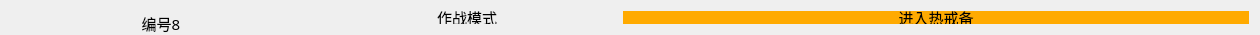
      <widget class="QWidget" name="horiLayWidget1" native="true">
       <property name="sizePolicy">
        <sizepolicy hsizetype="Preferred" vsizetype="Preferred">
         <horstretch>0</horstretch>
         <verstretch>0</verstretch>
        </sizepolicy>
       </property>
       <property name="minimumSize">
        <size>
         <width>1260</width>
         <height>35</height>
        </size>
       </property>
       <property name="maximumSize">
        <size>
         <width>1260</width>
         <height>35</height>
        </size>
       </property>
       <layout class="QHBoxLayout" name="horizontalLayout_15">
        <item>
         <widget class="QLabel" name="label_7">
          <property name="minimumSize">
           <size>
            <width>0</width>
            <height>25</height>
           </size>
          </property>
          <property name="maximumSize">
           <size>
            <width>300</width>
            <height>25</height>
           </size>
          </property>
          <property name="font">
           <font>
            <family>黑体</family>
            <pointsize>11</pointsize>
           </font>
          </property>
          <property name="text">
           <string>编号8</string>
          </property>
          <property name="alignment">
           <set>Qt::AlignCenter</set>
          </property>
         </widget>
        </item>
        <item>
         <widget class="QLabel" name="label_8">
          <property name="maximumSize">
           <size>
            <width>300</width>
            <height>16777215</height>
           </size>
          </property>
          <property name="font">
           <font>
            <family>黑体</family>
            <pointsize>11</pointsize>
           </font>
          </property>
          <property name="text">
           <string>作战模式</string>
          </property>
          <property name="alignment">
           <set>Qt::AlignCenter</set>
          </property>
         </widget>
        </item>
        <item>
         <widget class="QLabel" name="label_9">
          <property name="font">
           <font>
            <family>黑体</family>
            <pointsize>11</pointsize>
           </font>
          </property>
          <property name="styleSheet">
           <string notr="true">background-color: rgb(255, 170, 0);</string>
          </property>
          <property name="text">
           <string>进入热戒备</string>
          </property>
          <property name="alignment">
           <set>Qt::AlignCenter</set>
          </property>
         </widget>
        </item>
       </layout>
      </widget>
